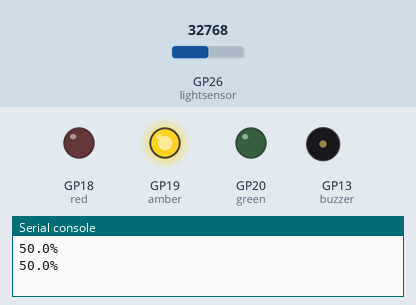
Bench run of a program on a simulated Raspberry Pi Pico running MicroPython. Parts: output pins drawn as LEDs (lit = HIGH), buzzer (waves = sounding), the last lines printed to the serial console. Inputs (shaded band) come from the test bench; at power-on: GP26 (lightsensor) = 32768 (analog values on the 0–65535 scale).

Above: at 1.2 s.
1.3 s: GP26 (lightsensor) set to 17280
4.2 s: GP26 (lightsensor) set to 15312
At 7.4 s:
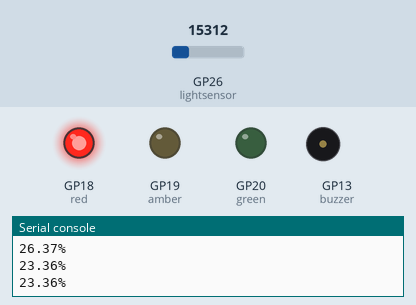
8.3 s: GP26 (lightsensor) set to 45874
At 10.6 s:
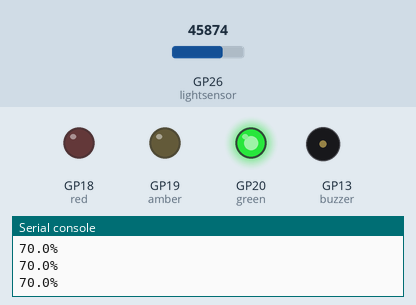
10.9 s: GP26 (lightsensor) set to 39856
13.6 s: GP26 (lightsensor) set to 38560
At 16.6 s:
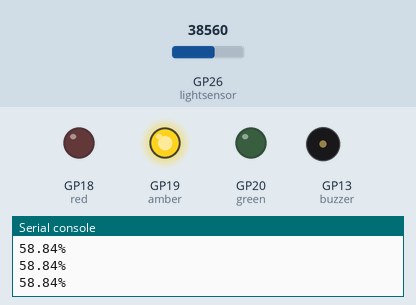
16.9 s: GP26 (lightsensor) set to 57670
At 19.0 s:
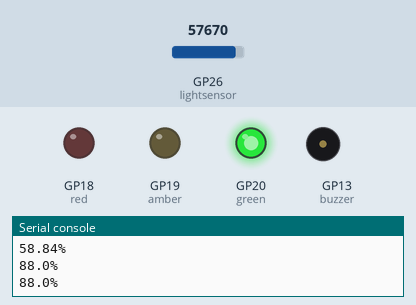
Timing chart, 0 to 20.5 s (numbered marks = the images above; inputs shaded):
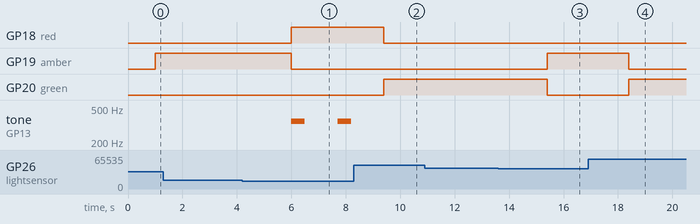

The program:

led_light_level_indicators_with_buzzer.py
```python
#Imports
from machine import ADC, Pin, PWM
import time

# Set up LED pins
red = Pin(18, Pin.OUT)
amber = Pin(19, Pin.OUT)
green = Pin(20, Pin.OUT)

# Define ADC Pin for light sensor
lightsensor = ADC(Pin(26))

# set up buzzer
buzzer = PWM(Pin(13))

# define note
note = 350

# define volume
volume = 16500

def playtone(note, vol, delay1, delay2):
    buzzer.duty_u16(vol)
    buzzer.freq(note)
    time.sleep(delay1)
    buzzer.duty_u16(0)
    time.sleep(delay2)

while True:

    # Read analouge sensor value
    light = lightsensor.read_u16()

    # Turn reading into percentage
    lightpercent = round(light / 65535 * 100, 2)

    print(str(lightpercent) + "%")

    # Delay between readings
    time.sleep(1)

    if lightpercent <= 25: # If percentage less than equal 25% indicate with red LED
        red.value(1)
        amber.value(0)
        green.value(0)

        # play buzzer
        playtone(note, volume, 0.5, 0.2)

    elif 25 < lightpercent < 60: # If percentage between 25% and 60% indicate with amber LED
        red.value(0)
        amber.value(1)
        green.value(0)

    elif lightpercent >= 60: # If percentage greater than or equal to 60% indicate with green LED
        red.value(0)
        amber.value(0)
        green.value(1)
```

Measured:
- the behaviour switches between 16400 and 16384 on GP26 (lightsensor) (found by bisection; images 0 and 1)
- the behaviour switches between 39328 and 39312 on GP26 (lightsensor) (found by bisection; images 2 and 3)
- after the input at 4.2 s, GP18 (red): LOW → HIGH after 1.8 s; GP19 (amber): HIGH → LOW after 1.8 s; tone on GP13 (buzzer): alternates 350 Hz for 0.50 s and silent for 1.2 s, starting after 1.8 s
- after the input at 8.3 s, GP18 (red): HIGH → LOW after 1.1 s; GP20 (green): LOW → HIGH after 1.1 s; tone on GP13 (buzzer): stays silent (without the input it goes to 350 Hz after 1.1 s)
- after the input at 13.6 s, GP19 (amber): LOW → HIGH after 1.8 s; GP20 (green): HIGH → LOW after 1.8 s
- after the input at 16.9 s, GP19 (amber): HIGH → LOW after 1.5 s; GP20 (green): LOW → HIGH after 1.5 s
